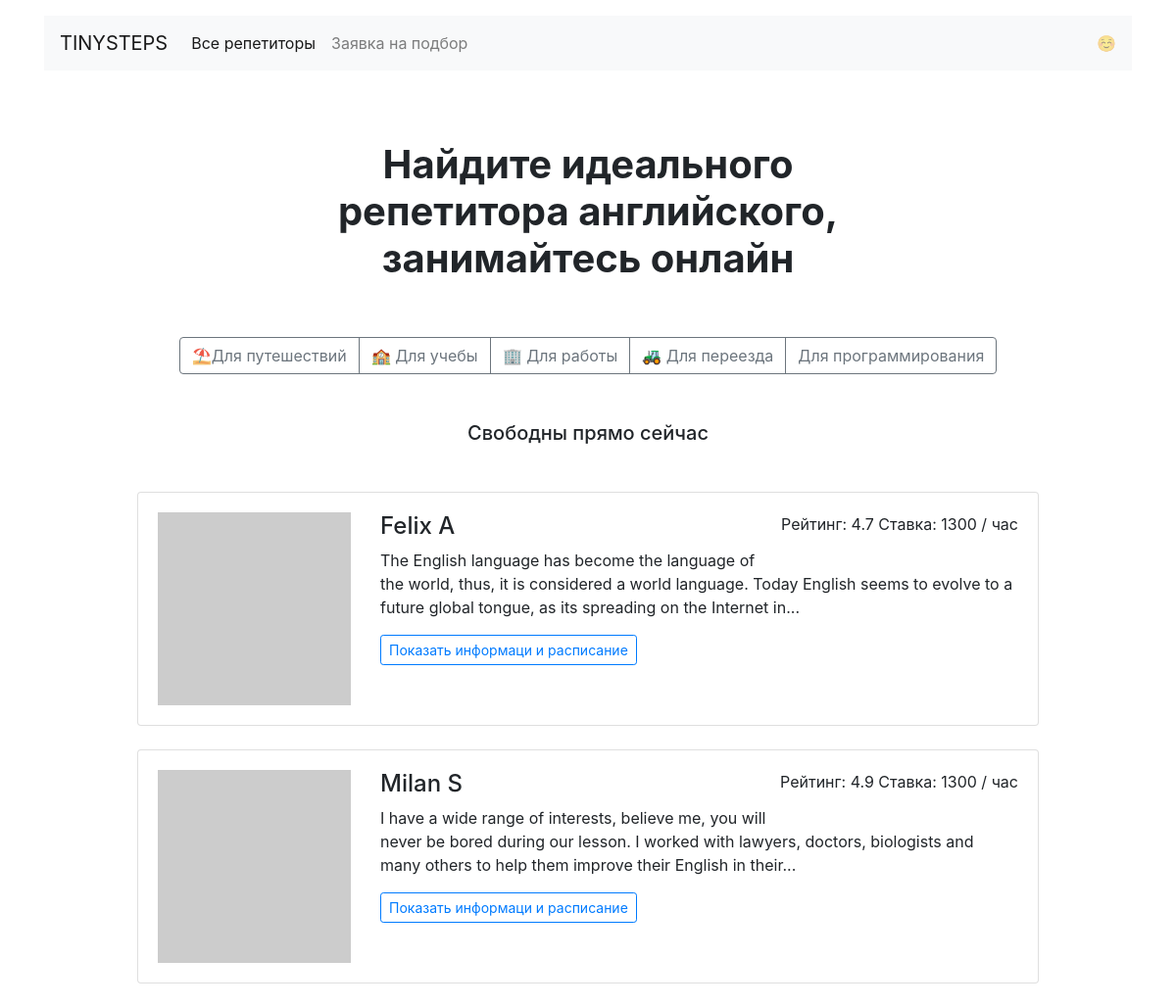
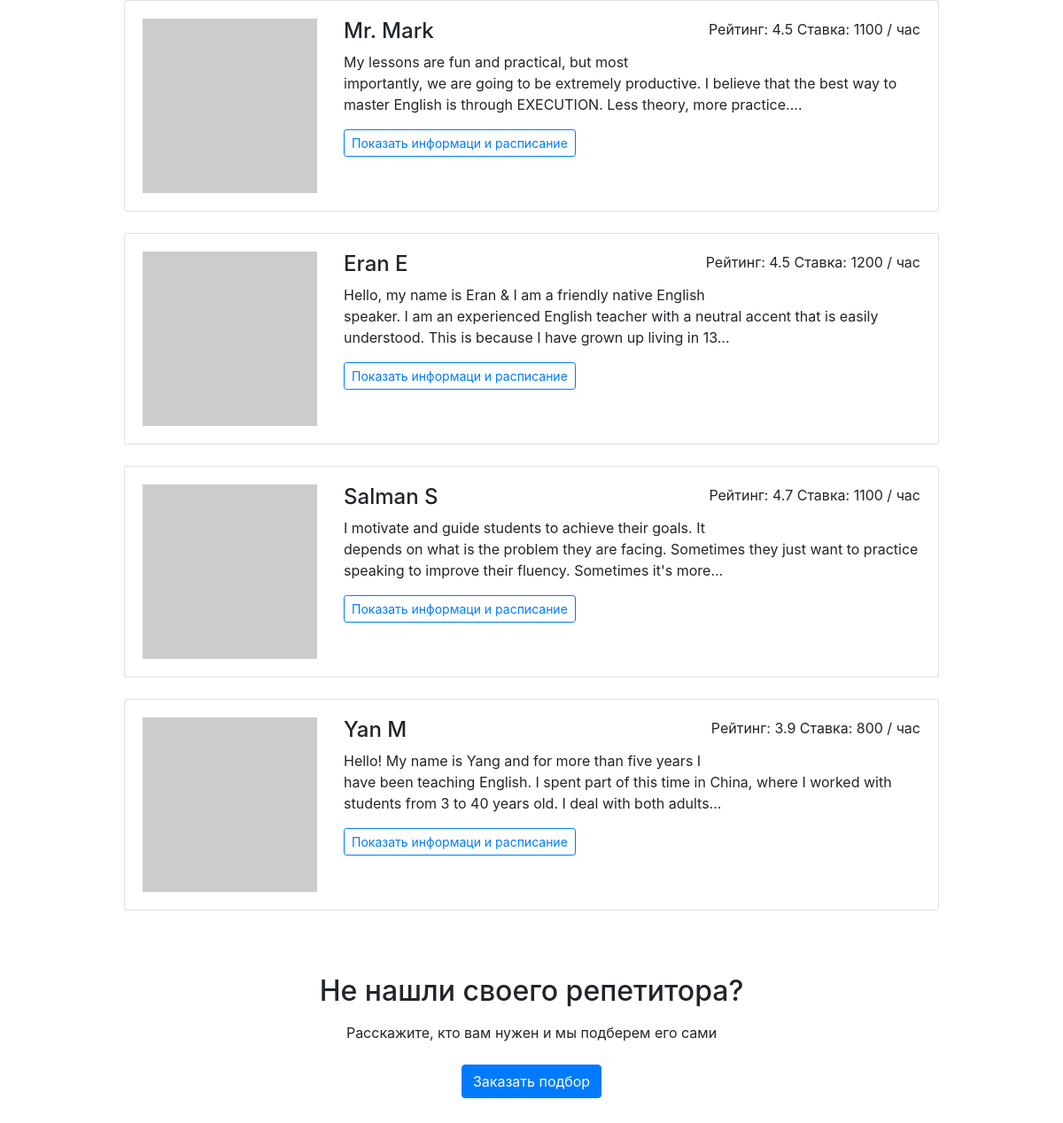
The page / on the database its author committed (2 pictures, top to bottom).
### app.py (models this page shows)
class Teacher(db.Model):
    __tablename__ = 'teachers'
    id = db.Column(db.Integer, primary_key=True)
    name = db.Column(db.String(100), unique=True, nullable=False)
    about = db.Column(db.Text, nullable=False)
    rating = db.Column(db.Float, nullable=False)
    picture = db.Column(db.String(550), nullable=False)
    price = db.Column(db.Integer, nullable=False)
    goal = db.Column(db.String(350), nullable=False)
    free = db.Column(db.String(1000), nullable=False)
    reverse = db.relationship('Reserve')

### app.py (the view)
@app.route('/')
def render_main():
    teacher = db.session.query(Teacher).order_by(func.random()).limit(6)
    temp_goal = {}
    for i in goals:
        temp_goal[i] = goals[i]
    temp_goal['travel'] = '⛱' + goals['travel']
    temp_goal['study'] = '🏫 ' + goals['study']
    temp_goal['work'] = '🏢 ' + goals['work']
    temp_goal['relocate'] = '🚜 ' + goals['relocate']
    return render_template('index.html', goals=temp_goal, teacher=teacher)

### templates/index.html
{% extends 'base.html' %}
{% block conteiner %}
  <main class="container mt-3 mb-5">
    <section>
    <h1 class="h1 text-center mx-auto mt-4 py-5"><strong>Найдите идеального <br>репетитора английского, <br>занимайтесь онлайн</strong></h1>
    <div class="text-center mb-5">
      <div class="btn-group mx-auto mb-0" role="group" aria-label="Basic example">
        {% for link, text in goals.items() %}
        <a href="/goals/{{link}}" class="btn btn-outline-secondary">{{ text }}</a>
        {% endfor %}
      </div>
    </div>
    <h2 class="h5 text-center mb-5">Свободны прямо сейчас</h2>
    <div class="row">
      <div class="col-12 col-lg-10 offset-lg-1 m-auto">
        {% for teach in teacher %}
        <div class="card mb-4">
          <div class="card-body">
            <div class="row">
              <div class="col-3"><img src="{{teach.picture}}" class="img-fluid" alt=""></div>
              <div class="col-9">
                <p class="float-right">Рейтинг: {{teach.rating}} Ставка: {{teach.price}} / час</p>
                <h2 class="h4">{{teach.name}}</h2>
                <p>{{teach.about|truncate(200)}}</p>
                <a href="/profiles/{{teach.id}}" class="btn btn-outline-primary btn-sm mr-3 mb-2">Показать информаци и расписание</a>
              </div>
            </div>
          </div>
        </div>
        {% endfor%}
      </div>
    </div>
    <h2 class="text-center mt-5 mb-3">Не нашли своего репетитора?</h2>
    <p class="text-center mb-4">Расскажите, кто вам нужен и мы подберем его сами</p>
    <div class="text-center pb-5">
        <a href="/request/" class="btn btn-primary">Заказать подбор</a>
    </div>
  </section>
  </main>
{% endblock %}

### rows shown on the page
Teacher: rating "4.7", price "1300", name "Felix A", about "The English language has become the language of the world, thus, it is considered a world language. Today English seems to evolve to a future global tongue, as its spreading on the Internet in..."
Teacher: rating "4.9", price "1300", name "Milan S", about "I have a wide range of interests, believe me, you will never be bored during our lesson. I worked with lawyers, doctors, biologists and many others to help them improve their English in their..."
Teacher: rating "4.5", price "1100", name "Mr. Mark", about "My lessons are fun and practical, but most importantly, we are going to be extremely productive. I believe that the best way to master English is through EXECUTION. Less theory, more practice...."
Teacher: rating "4.5", price "1200", name "Eran E", about "Hello, my name is Eran & I am a friendly native English speaker. I am an experienced English teacher with a neutral accent that is easily understood. This is because I have grown up living in 13..."
Teacher: rating "4.7", price "1100", name "Salman S", about "I motivate and guide students to achieve their goals. It depends on what is the problem they are facing. Sometimes they just want to practice speaking to improve their fluency. Sometimes it's more..."
Teacher: rating "3.9", price "800", name "Yan M", about "Hello! My name is Yang and for more than five years I have been teaching English. I spent part of this time in China, where I worked with students from 3 to 40 years old. I deal with both adults..."

### other values the page prints
{{ text }} "⛱Для путешествий" "🏫 Для учебы" "🏢 Для работы" "🚜 Для переезда" "Для программирования"
